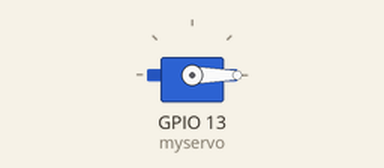
Bench run of a sketch on a simulated ESP32. On the bench: servo.

Above: at 0.05 s.
At 4.0 s:
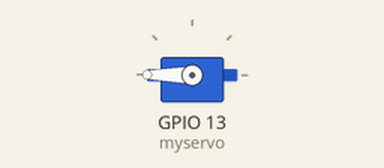
Timing chart, 0 to 5.2 s (numbered marks = the images above):
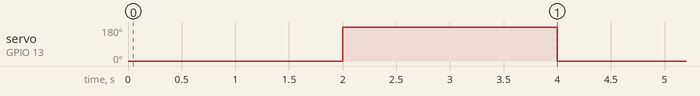

Measured:
- by itself, servo on GPIO 13 (myservo): alternates 180° for 2.0 s and 0° for 2.0 s

The sketch:

servomotor.ino
```cpp
#include <ESP32Servo.h>

Servo myservo; //ประกาศตัวแปรแทน Servo
char value = '0'; //ตัวแปรไว้เก็บค่าจาก serial.read

void setup()
{
  myservo.attach(13); // กำหนดขา 13 ควบคุม Servo
}
void loop()
{
  myservo.write(0); // สั่งให้ Servo หมุนไปองศาที่ 0
  delay(2000);
  myservo.write(180); // สั่งให้ Servo หมุนไปองศาที่ 180
  delay(2000);
//  myservo.write(90); // สั่งให้ Servo หมุนไปองศาที่ 90

}


//https://www.arduinolibraries.info/libraries/esp32-servo  = libraries
```
